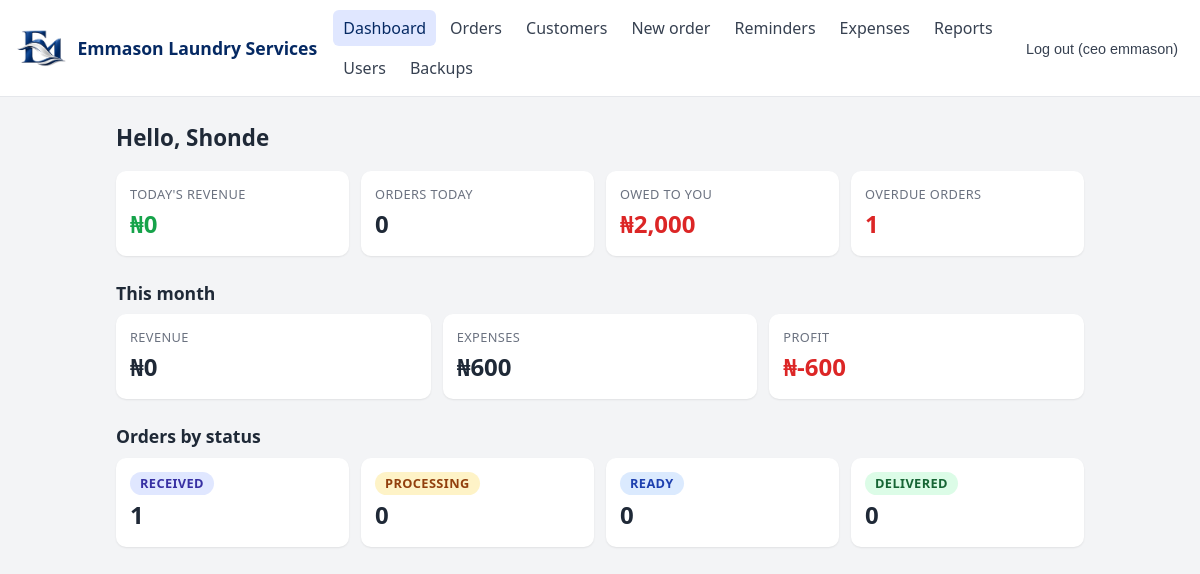
The app's page /app (signed in) with its own data.
### app/models.py (models this page shows)
class User(Base):
     __tablename__ = "users"
     id = Column(Integer, primary_key=True)
     username = Column(String, unique=True, nullable=False)
     full_name = Column(String, nullable=False)
     password_hash = Column(String, nullable=False)
     role = Column(String, default="staff")        # admin or staff
     is_active = Column(Boolean, default=True)
     created_at = Column(DateTime, default=datetime.utcnow)

class Order(Base):
    __tablename__ = "orders"
    id = Column(Integer, primary_key=True)
    customer_id = Column(Integer, ForeignKey("customers.id"), nullable=False)
    status = Column(String, default="received")  # received, processing, ready, delivered
    due_date = Column(DateTime)
    created_at = Column(DateTime, default=datetime.utcnow)
    customer = relationship("Customer", back_populates="orders")
    items = relationship("OrderItem", back_populates="order", cascade="all, delete-orphan")
    invoice = relationship("Invoice", back_populates="order", uselist=False)

### app/routers/web.py (the view)
@router.get("/app")
def home(request: Request, user=Depends(web_user), db: Session = Depends(get_db)):
    data = dash.dashboard(db)
    if user.role != "admin":      # staff don't see money figures
        data = {"orders_by_status": data["orders_by_status"],
                "overdue_orders": data["overdue_orders"]}
    return templates.TemplateResponse(
        request, "dashboard.html", {"user": user, "data": data, "page": "dashboard"}
    )

### app/templates/dashboard.html (shortened to what this page needs)
{% extends "base.html" %}
{% block content %}
<h1>Hello, {{ user.full_name.split()[0] }}</h1>
{% if data.today %}
<div class="grid">
  <div class="card good"><div class="label">Today's revenue</div><div class="value">{{ data.today.revenue|naira }}</div></div>
  <div class="card"><div class="label">Orders today</div><div class="value">{{ data.today.orders_received }}</div></div>
  <div class="card warn"><div class="label">Owed to you</div><div class="value">{{ data.outstanding.total_balance|naira }}</div></div>
  <div class="card warn"><div class="label">Overdue orders</div><div class="value">{{ data.overdue_orders }}</div></div>
</div>
<h2>This month</h2>
<div class="grid">
  <div class="card"><div class="label">Revenue</div><div class="value">{{ data.this_month.revenue|naira }}</div></div>
  <div class="card"><div class="label">Expenses</div><div class="value">{{ data.this_month.expenses|naira }}</div></div>
  <div class="card {{ 'good' if data.this_month.profit >= 0 else 'warn' }}">
    <div class="label">Profit</div><div class="value">{{ data.this_month.profit|naira }}</div>
  </div>
</div>
{% else %}
<div class="grid">
  <div class="card warn"><div class="label">Overdue orders</div><div class="value">{{ data.overdue_orders }}</div></div>
</div>
{% endif %}
<h2>Orders by status</h2>
<div class="grid">
  {% for status, count in data.orders_by_status.items() %}
  <div class="card"><div class="label"><span class="badge {{ status }}">{{ status|capitalize }}</span></div>
    <div class="value">{{ count }}</div></div>
  {% endfor %}
</div>
{% endblock %}

### app/templates/base.html (shortened to what this page needs)
<!doctype html>
<html lang="en">
<head>
  <link rel="stylesheet" href="/static/style.css">
</head>
<body>
  <header class="topbar">
      <a class="brand" href="/app"><img src="/static/logo-mark.png" alt=""><span>{{ business }}</span></a>
        <nav>
      <a href="/app" class="{{ 'active' if page == 'dashboard' }}">Dashboard</a>
      <a href="/app/orders" class="{{ 'active' if page == 'orders' }}">Orders</a>
      <a href="/app/customers" class="{{ 'active' if page == 'customers' }}">Customers</a>
      <a href="/app/orders/new" class="{{ 'active' if page == 'new_order' }}">New order</a>
      <a href="/app/reminders" class="{{ 'active' if page == 'reminders' }}">Reminders</a>
      {% if user.role == "admin" %}
      <a href="/app/expenses" class="{{ 'active' if page == 'expenses' }}">Expenses</a>
      <a href="/app/reports" class="{{ 'active' if page == 'reports' }}">Reports</a>
      <a href="/app/users" class="{{ 'active' if page == 'users' }}">Users</a>
      <a href="/app/backups" class="{{ 'active' if page == 'backups' }}">Backups</a>
      {% endif %}
    </nav>
    <form method="post" action="/logout">
      <button class="link">Log out ({{ user.username }})</button>
    </form>
  </header>
  <main>
    {% block content %}{% endblock %}
  </main>
</body>
</html>

### app/static/style.css (style rules this page uses)
* { box-sizing: border-box; }
body { margin: 0; font-family: system-ui, -apple-system, "Segoe UI", Roboto, sans-serif; background: #f3f4f6; color: #1f2937; line-height: 1.5; }
a { color: #2563eb; text-decoration: none; }
.topbar { background: #1f2937; color: #fff; padding: 10px 16px; display: flex; flex-wrap: wrap; align-items: center; gap: 8px 16px; }
.topbar .brand { color: #fff; font-weight: 700; font-size: 1.1rem; }
.topbar nav { display: flex; flex-wrap: wrap; gap: 4px; flex: 1; }
.topbar nav a { color: #d1d5db; padding: 6px 10px; border-radius: 6px; }
.topbar nav a.active, .topbar nav a:hover { background: #374151; color: #fff; }
.topbar form { margin: 0; }
button.link { background: none; border: 0; color: #d1d5db; cursor: pointer; font-size: .9rem; }
main { max-width: 1000px; margin: 0 auto; padding: 16px; }
h1 { font-size: 1.4rem; margin: 8px 0 16px; }
h2 { font-size: 1.1rem; margin: 24px 0 8px; }
.grid { display: grid; gap: 12px; grid-template-columns: repeat(auto-fit, minmax(150px, 1fr)); }
.card { background: #fff; border-radius: 10px; padding: 14px; box-shadow: 0 1px 2px rgba(0,0,0,.08); }
.card .label { font-size: .8rem; color: #6b7280; text-transform: uppercase; letter-spacing: .03em; }
.card .value { font-size: 1.5rem; font-weight: 700; margin-top: 2px; }
.card.warn .value { color: #dc2626; }
.card.good .value { color: #16a34a; }
.badge { display: inline-block; padding: 2px 10px; border-radius: 999px; font-size: .8rem; font-weight: 600; }
.badge.received { background: #e0e7ff; color: #3730a3; }
.badge.processing { background: #fef3c7; color: #92400e; }
.badge.ready { background: #dbeafe; color: #1e40af; }
.badge.delivered { background: #dcfce7; color: #166534; }
.topbar { background: #fff; color: #052963; border-bottom: 1px solid #e5e7eb; }
.topbar .brand { color: #052963; display: flex; align-items: center; gap: 10px; }
.topbar .brand img { height: 38px; width: auto; }
.topbar nav a { color: #374151; }
.topbar nav a.active, .topbar nav a:hover { background: #e0e7ff; color: #052963; }
.topbar button.link, .userbar a { color: #374151; }

### records on screen
User: username "ceo emmason", full_name "Shonde"
Order: status "RECEIVED", id "1"

### other values on screen
{{ business }} "Emmason Laundry Services"
{{ data.today.revenue|naira }} "₦0"
{{ data.today.orders_received }} "0"
{{ data.outstanding.total_balance|naira }} "₦2,000"
{{ data.overdue_orders }} "1"
{{ data.this_month.revenue|naira }} "₦0"
{{ data.this_month.expenses|naira }} "₦600"
{{ data.this_month.profit|naira }} "₦-600"
{{ status|capitalize }} "PROCESSING" "READY" "DELIVERED"
{{ count }} "0" "0" "0"
